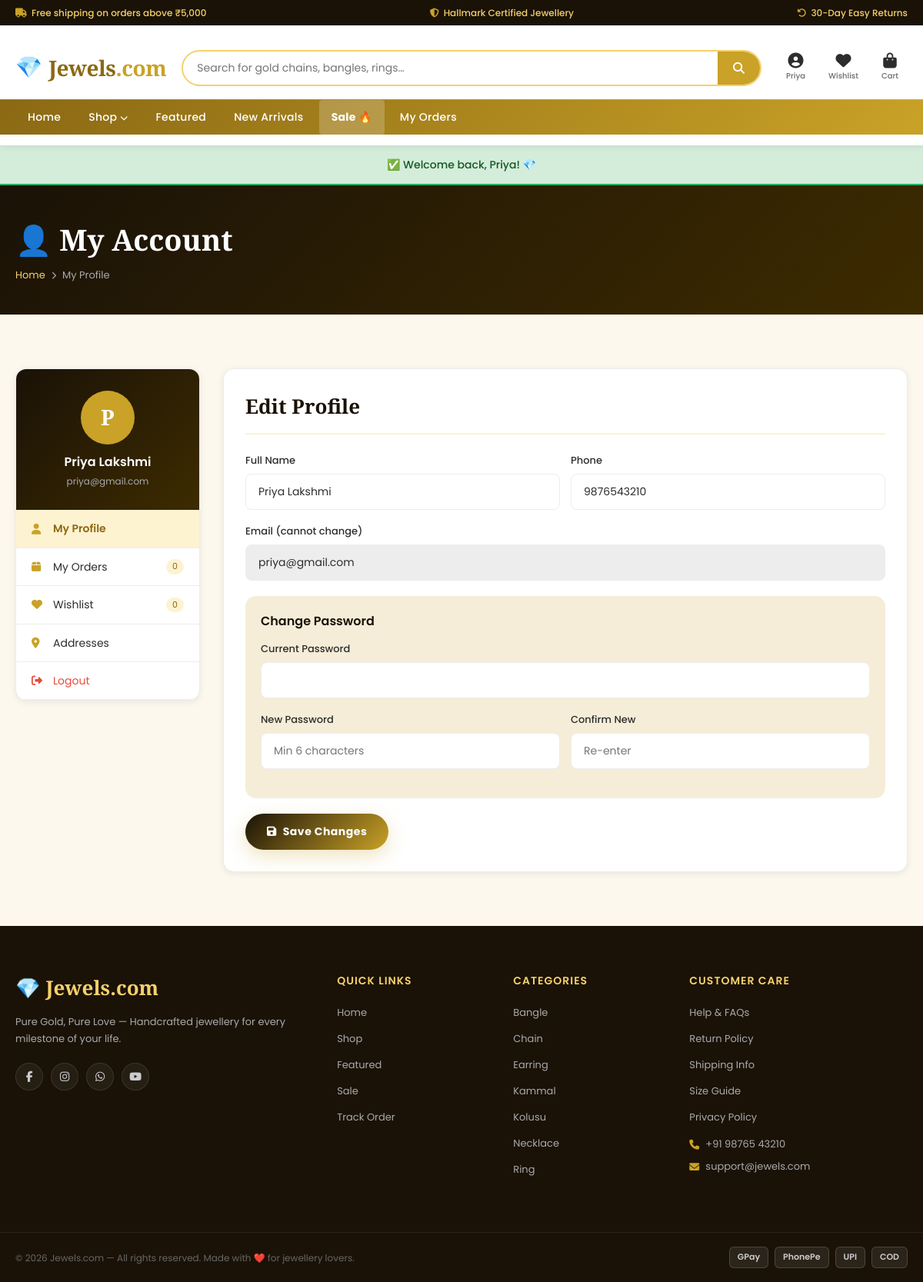
The app's page /profile.php (signed in) with its own data.
### tables this page shows
CREATE TABLE IF NOT EXISTS users (
  id INT AUTO_INCREMENT PRIMARY KEY,
  name VARCHAR(100) NOT NULL,
  email VARCHAR(150) NOT NULL UNIQUE,
  phone VARCHAR(15),
  password VARCHAR(255) NOT NULL,
  avatar VARCHAR(255) DEFAULT NULL,
  is_active TINYINT(1) DEFAULT 1,
  created_at TIMESTAMP DEFAULT CURRENT_TIMESTAMP
);

CREATE TABLE IF NOT EXISTS categories (
  id INT AUTO_INCREMENT PRIMARY KEY,
  name VARCHAR(100) NOT NULL,
  slug VARCHAR(120) NOT NULL UNIQUE,
  description TEXT,
  image VARCHAR(255),
  is_active TINYINT(1) DEFAULT 1,
  created_at TIMESTAMP DEFAULT CURRENT_TIMESTAMP
);

### profile.php (the view, shortened to what this page needs)
<?php
require_once 'includes/db.php';
require_once 'includes/functions.php';
$user = $pdo->prepare("SELECT * FROM users WHERE id=?");
$user->execute([$_SESSION['user_id']]);
$user = $user->fetch();
$cntO = $pdo->prepare("SELECT COUNT(*) FROM orders WHERE user_id=?"); $cntO->execute([$_SESSION['user_id']]); $orderCount = (int)$cntO->fetchColumn();
$cntW = $pdo->prepare("SELECT COUNT(*) FROM wishlist WHERE user_id=?"); $cntW->execute([$_SESSION['user_id']]); $wishCount = (int)$cntW->fetchColumn();
include 'includes/header.php';
?>
<div class="page-header">
  <div class="container">
    <h1>👤 My Account</h1>
    <div class="breadcrumb"><a href="index.php">Home</a> <i class="fas fa-chevron-right"></i> <span>My Profile</span></div>
  </div>
</div>
<section class="section">
  <div class="container">
    <div class="profile-layout">
      <div class="profile-sidebar">
        <div class="profile-avatar-section">
          <div class="profile-avatar"><?= mb_substr($user['name'],0,1) ?></div>
          <div class="profile-uname"><?= safeHtml($user['name']) ?></div>
          <div class="profile-email"><?= safeHtml($user['email']) ?></div>
        </div>
        <nav class="sidebar-nav">
          <a href="profile.php" class="active"><i class="fas fa-user"></i> My Profile</a>
          <a href="my-orders.php"><i class="fas fa-box"></i> My Orders <span style="background:var(--gold-pale);color:var(--gold-dark);border-radius:50px;padding:1px 8px;font-size:11px;margin-left:auto;"><?= $orderCount ?></span></a>
          <a href="wishlist.php"><i class="fas fa-heart"></i> Wishlist <span style="background:var(--gold-pale);color:var(--gold-dark);border-radius:50px;padding:1px 8px;font-size:11px;margin-left:auto;"><?= $wishCount ?></span></a>
          <a href="addresses.php"><i class="fas fa-location-dot"></i> Addresses</a>
          <a href="logout.php" style="color:var(--red);"><i class="fas fa-sign-out-alt" style="color:var(--red);"></i> Logout</a>
        </nav>
      </div>
      <div class="profile-content">
        <h2>Edit Profile</h2>
        <form method="POST">
          <div class="form-row">
            <div class="form-group"><label>Full Name</label><input type="text" name="name" value="<?= safeHtml($user['name']) ?>" required/></div>
            <div class="form-group"><label>Phone</label><input type="tel" name="phone" value="<?= safeHtml($user['phone'] ?? '') ?>"/></div>
          </div>
          <div class="form-group"><label>Email (cannot change)</label><input type="email" value="<?= safeHtml($user['email']) ?>" readonly style="background:var(--gray-light);cursor:not-allowed;"/></div>
          <div style="padding:20px;background:var(--ivory-dark);border-radius:var(--radius-md);margin:20px 0;">
            <h3 style="font-size:16px;font-weight:600;color:var(--dark);margin-bottom:14px;">Change Password</h3>
            <div class="form-group"><label>Current Password</label><input type="password" name="current_password"/></div>
            <div class="form-row">
              <div class="form-group"><label>New Password</label><input type="password" name="new_password" placeholder="Min 6 characters"/></div>
              <div class="form-group"><label>Confirm New</label><input type="password" name="confirm_password" placeholder="Re-enter"/></div>
            </div>
          </div>
          <button type="submit" class="btn btn-gold"><i class="fas fa-save"></i> Save Changes</button>
        </form>
      </div>
    </div>
  </div>
</section>
<?php include 'includes/footer.php'; ?>

### includes/header.php (shortened to what this page needs)
<?php
require_once __DIR__ . '/db.php';
require_once __DIR__ . '/functions.php';
$_navCategories = $pdo->query("SELECT name, slug FROM categories WHERE is_active=1 ORDER BY name")->fetchAll();
?>
<!DOCTYPE html>
<html lang="en">
<head>
  <link rel="stylesheet" href="https://cdnjs.cloudflare.com/ajax/libs/font-awesome/6.5.0/css/all.min.css"/>
  <link rel="stylesheet" href="<?= SITE_URL ?>/css/style.css"/>
</head>
<body>
<div class="topbar">
  <div class="topbar-inner container">
    <span><i class="fas fa-truck"></i> Free shipping on orders above ₹5,000</span>
    <span><i class="fas fa-shield-halved"></i> Hallmark Certified Jewellery</span>
    <span><i class="fas fa-rotate-left"></i> 30-Day Easy Returns</span>
  </div>
</div>
<header class="site-header" id="siteHeader">
  <div class="header-inner container">
    <a href="<?= SITE_URL ?>/" class="logo">
      <span class="logo-gem">💎</span>
      <span class="logo-text">Jewels<span class="logo-dot">.com</span></span>
    </a>
    <form class="header-search" action="<?= SITE_URL ?>/shop.php" method="GET">
      <input type="text" name="q" placeholder="Search for gold chains, bangles, rings…" value="<?= safeHtml($_GET['q'] ?? '') ?>"/>
      <button type="submit"><i class="fas fa-search"></i></button>
    </form>
    <div class="header-icons">
      <?php if (isLoggedIn()): ?>
        <a href="<?= SITE_URL ?>/profile.php" class="hicon" title="My Account">
          <i class="fas fa-user-circle"></i>
          <span class="hicon-label"><?= safeHtml(explode(' ', currentUser()['name'])[0]) ?></span>
        </a>
      <?php endif; ?>
      <a href="<?= SITE_URL ?>/wishlist.php" class="hicon" title="Wishlist">
        <i class="fas fa-heart"></i>
        <span class="hicon-label">Wishlist</span>
      </a>
      <a href="<?= SITE_URL ?>/cart.php" class="hicon" title="Cart">
        <i class="fas fa-shopping-bag"></i>
        <span class="hicon-label">Cart</span>
      </a>
    </div>
  </div>
  <nav class="site-nav" id="siteNav">
    <div class="nav-inner container">
      <a href="<?= SITE_URL ?>/" class="nav-link">Home</a>
      <div class="nav-dropdown">
        <a href="<?= SITE_URL ?>/shop.php" class="nav-link">Shop <i class="fas fa-chevron-down" style="font-size:10px;"></i></a>
      </div>
      <a href="<?= SITE_URL ?>/shop.php?filter=featured" class="nav-link">Featured</a>
      <a href="<?= SITE_URL ?>/shop.php?filter=new" class="nav-link">New Arrivals</a>
      <a href="<?= SITE_URL ?>/shop.php?filter=sale" class="nav-link nav-sale">Sale 🔥</a>
      <?php if (isLoggedIn()): ?>
        <a href="<?= SITE_URL ?>/my-orders.php" class="nav-link">My Orders</a>
      <?php endif; ?>
    </div>
  </nav>
</header>
<div class="flash-container"><?php showFlash(); ?></div>
<main>

### includes/functions.php (shortened to what this page needs)
<?php
function isLoggedIn() {
    return isset($_SESSION['user_id']);
}
function currentUser() {
    return $_SESSION['user'] ?? null;
}
function safeHtml($str) {
    return htmlspecialchars((string)$str, ENT_QUOTES, 'UTF-8');
}
function showFlash() {
    if (!empty($_SESSION['flash'])) {
        $f = $_SESSION['flash'];
        $icon = $f['type'] === 'success' ? '✅' : ($f['type'] === 'error' ? '❌' : 'ℹ️');
        echo '<div class="flash flash-'.$f['type'].'">'.$icon.' '.safeHtml($f['msg']).'</div>';
    }
}

### includes/footer.php (shortened to what this page needs)
</main>
<footer class="site-footer">
  <div class="footer-top container">
    <div class="footer-col">
      <div class="footer-logo">💎 Jewels.com</div>
      <p class="footer-tagline">Pure Gold, Pure Love — Handcrafted jewellery for every milestone of your life.</p>
      <div class="footer-social">
        <a href="#" title="Facebook"><i class="fab fa-facebook-f"></i></a>
        <a href="#" title="Instagram"><i class="fab fa-instagram"></i></a>
        <a href="#" title="WhatsApp"><i class="fab fa-whatsapp"></i></a>
        <a href="#" title="YouTube"><i class="fab fa-youtube"></i></a>
      </div>
    </div>
    <div class="footer-col">
      <h4>Quick Links</h4>
      <ul>
        <li><a href="<?= SITE_URL ?>/">Home</a></li>
        <li><a href="<?= SITE_URL ?>/shop.php">Shop</a></li>
        <li><a href="<?= SITE_URL ?>/shop.php?filter=featured">Featured</a></li>
        <li><a href="<?= SITE_URL ?>/shop.php?filter=sale">Sale</a></li>
        <li><a href="<?= SITE_URL ?>/my-orders.php">Track Order</a></li>
      </ul>
    </div>
    <div class="footer-col">
      <h4>Categories</h4>
      <ul>
        <?php
        global $pdo;
        try {
            $cats = $pdo->query("SELECT name, slug FROM categories WHERE is_active=1 ORDER BY name")->fetchAll();
            foreach ($cats as $cat):
        ?>
        <li><a href="<?= SITE_URL ?>/category.php?slug=<?= $cat['slug'] ?>"><?= safeHtml($cat['name']) ?></a></li>
        <?php endforeach; } catch (Exception $e) {} ?>
      </ul>
    </div>
    <div class="footer-col">
      <h4>Customer Care</h4>
      <ul>
        <li><a href="#">Help & FAQs</a></li>
        <li><a href="#">Return Policy</a></li>
        <li><a href="#">Shipping Info</a></li>
        <li><a href="#">Size Guide</a></li>
        <li><a href="#">Privacy Policy</a></li>
      </ul>
      <div class="footer-contact">
        <p><i class="fas fa-phone"></i> +91 98765 43210</p>
        <p><i class="fas fa-envelope"></i> support@jewels.com</p>
      </div>
    </div>
  </div>
  <div class="footer-bottom container">
    <p>&copy; <?= date('Y') ?> Jewels.com — All rights reserved. Made with ❤️ for jewellery lovers.</p>
    <div class="payment-icons">
      <span>GPay</span><span>PhonePe</span><span>UPI</span><span>COD</span>
    </div>
  </div>
</footer>
</body>
</html>

### records on screen
users: name "Priya", name "P", name "Priya Lakshmi", email "priya@gmail.com", phone "9876543210"
categories: name "Bangle"
categories: name "Chain"
categories: name "Earring"
categories: name "Kammal"
categories: name "Kolusu"
categories: name "Necklace"
categories: name "Ring"

### other values on screen
$icon "✅"
safeHtml($f['msg']) "Welcome back, Priya! 💎"
$orderCount "0"
$wishCount "0"
